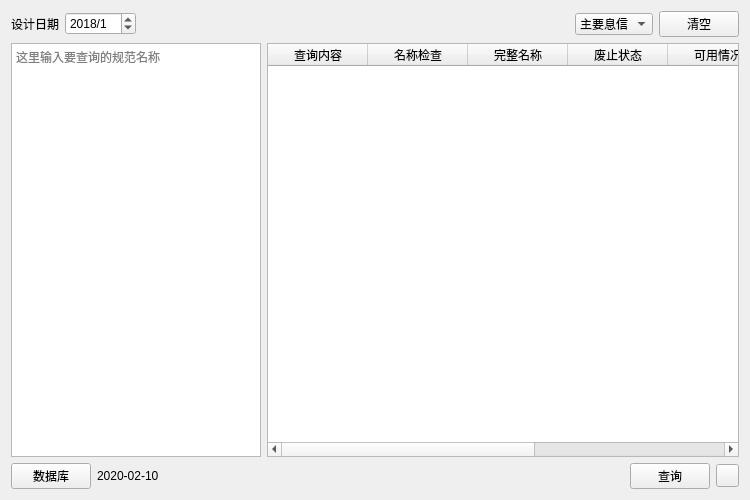
<?xml version="1.0" encoding="UTF-8"?>
<ui version="4.0">
 <class>Form</class>
 <widget class="QWidget" name="Form">
  <property name="geometry">
   <rect>
    <x>0</x>
    <y>0</y>
    <width>750</width>
    <height>500</height>
   </rect>
  </property>
  <property name="windowTitle">
   <string>Form</string>
  </property>
  <layout class="QVBoxLayout" name="verticalLayout_2">
   <item>
    <layout class="QVBoxLayout" name="verticalLayout">
     <item>
      <layout class="QHBoxLayout" name="horizontalLayout">
       <item>
        <widget class="QLabel" name="label">
         <property name="text">
          <string>设计日期</string>
         </property>
        </widget>
       </item>
       <item>
        <widget class="QDateEdit" name="dateEdit">
         <property name="displayFormat">
          <string>yyyy/M</string>
         </property>
         <property name="date">
          <date>
           <year>2018</year>
           <month>1</month>
           <day>1</day>
          </date>
         </property>
        </widget>
       </item>
       <item>
        <spacer name="horizontalSpacer">
         <property name="orientation">
          <enum>Qt::Horizontal</enum>
         </property>
         <property name="sizeHint" stdset="0">
          <size>
           <width>40</width>
           <height>20</height>
          </size>
         </property>
        </spacer>
       </item>
       <item>
        <widget class="QComboBox" name="comboBox">
         <item>
          <property name="text">
           <string>主要息信</string>
          </property>
         </item>
         <item>
          <property name="text">
           <string>全部信息</string>
          </property>
         </item>
        </widget>
       </item>
       <item>
        <widget class="QPushButton" name="pushButton">
         <property name="text">
          <string>清空</string>
         </property>
        </widget>
       </item>
      </layout>
     </item>
     <item>
      <layout class="QHBoxLayout" name="horizontalLayout_3">
       <item>
        <widget class="QPlainTextEdit" name="plainTextEdit">
         <property name="sizePolicy">
          <sizepolicy hsizetype="Fixed" vsizetype="Expanding">
           <horstretch>0</horstretch>
           <verstretch>0</verstretch>
          </sizepolicy>
         </property>
         <property name="minimumSize">
          <size>
           <width>170</width>
           <height>0</height>
          </size>
         </property>
         <property name="maximumSize">
          <size>
           <width>250</width>
           <height>16777215</height>
          </size>
         </property>
         <property name="lineWrapMode">
          <enum>QPlainTextEdit::NoWrap</enum>
         </property>
         <property name="placeholderText">
          <string>这里输入要查询的规范名称</string>
         </property>
        </widget>
       </item>
       <item>
        <widget class="QTableWidget" name="tableWidget">
         <property name="sizePolicy">
          <sizepolicy hsizetype="Expanding" vsizetype="Expanding">
           <horstretch>0</horstretch>
           <verstretch>0</verstretch>
          </sizepolicy>
         </property>
         <property name="minimumSize">
          <size>
           <width>400</width>
           <height>400</height>
          </size>
         </property>
         <property name="autoScroll">
          <bool>true</bool>
         </property>
         <property name="editTriggers">
          <set>QAbstractItemView::NoEditTriggers</set>
         </property>
         <property name="selectionBehavior">
          <enum>QAbstractItemView::SelectRows</enum>
         </property>
         <property name="wordWrap">
          <bool>true</bool>
         </property>
         <property name="rowCount">
          <number>0</number>
         </property>
         <property name="columnCount">
          <number>7</number>
         </property>
         <column>
          <property name="text">
           <string>查询内容</string>
          </property>
         </column>
         <column>
          <property name="text">
           <string>名称检查</string>
          </property>
         </column>
         <column>
          <property name="text">
           <string>完整名称</string>
          </property>
         </column>
         <column>
          <property name="text">
           <string>废止状态</string>
          </property>
         </column>
         <column>
          <property name="text">
           <string>可用情况</string>
          </property>
         </column>
         <column>
          <property name="text">
           <string>生效时间</string>
          </property>
         </column>
         <column>
          <property name="text">
           <string>替代情况</string>
          </property>
         </column>
        </widget>
       </item>
      </layout>
     </item>
     <item>
      <layout class="QHBoxLayout" name="horizontalLayout_2">
       <item>
        <widget class="QPushButton" name="pushButton_3">
         <property name="text">
          <string>数据库</string>
         </property>
        </widget>
       </item>
       <item>
        <widget class="QLabel" name="label_2">
         <property name="text">
          <string>2020-02-10</string>
         </property>
        </widget>
       </item>
       <item>
        <spacer name="horizontalSpacer_2">
         <property name="orientation">
          <enum>Qt::Horizontal</enum>
         </property>
         <property name="sizeHint" stdset="0">
          <size>
           <width>40</width>
           <height>20</height>
          </size>
         </property>
        </spacer>
       </item>
       <item>
        <widget class="QPushButton" name="pushButton_2">
         <property name="text">
          <string>查询</string>
         </property>
        </widget>
       </item>
       <item>
        <widget class="QPushButton" name="pushButton_4">
         <property name="maximumSize">
          <size>
           <width>23</width>
           <height>23</height>
          </size>
         </property>
         <property name="text">
          <string/>
         </property>
        </widget>
       </item>
      </layout>
     </item>
    </layout>
   </item>
  </layout>
 </widget>
 <resources/>
 <connections/>
</ui>
